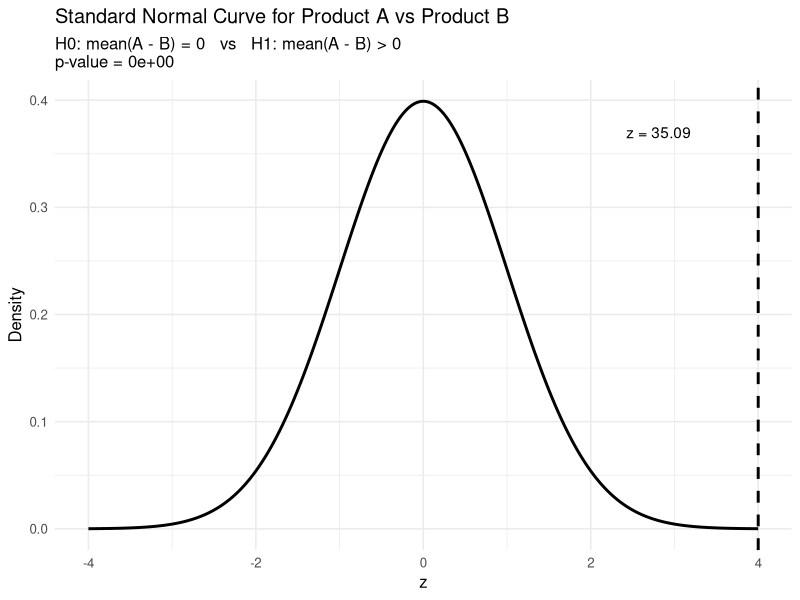

Generate this figure with R:
# Load packages
library(readxl)
library(dplyr)
library(ggplot2)

# ------------------------------------------------------------
# 1. LOAD THE DATA
# ------------------------------------------------------------

customer_data <- read_excel("./outputs/26-04-16-20/customer_data_cleaned.xlsx")

# Convert columns that should be numeric but may be stored as text
numeric_cols <- c(
  "Region", "Age", "Education Years", "Employment Years", "Household Size",
  "Household Income", "Number Pets", "umber Pets", "Home Owner", "Car Value",
  "Commute Distance", "Credit Card Tenure", "TV Watching Hours",
  "Coupon Redemption", "Brand Tenure Months", "Monthly Spend ProductA",
  "Cumulative Spend ProductA", "Monthly Spend ProductB", "Cumulative Spend ProductB",
  "Monthly Spend ProductC", "Cumulative Spend ProductC", "Total Avg Monthly Spend",
  "High Value Customer"
)

numeric_cols <- intersect(numeric_cols, names(customer_data))

safe_numeric <- function(x) {
  as.numeric(gsub("[^0-9.-]", "", as.character(x)))
}

customer_data[numeric_cols] <- lapply(customer_data[numeric_cols], safe_numeric)

theme_set(theme_minimal(base_size = 12))

# ------------------------------------------------------------
# 2. SET UP THE HYPOTHESIS TEST
# ------------------------------------------------------------
# We will compare Monthly Spend ProductA vs Monthly Spend ProductB
# for the SAME customers, so this is a paired mean difference setup.
#
# Define the difference:
#   diff = ProductA - ProductB
#
# Null hypothesis:
#   H0: mu_diff = 0
#
# Alternative hypothesis:
#   H1: mu_diff > 0
#
# In words:
#   The average monthly spend on Product A is greater than
#   the average monthly spend on Product B.

cat("Null hypothesis H0: mean(Product A - Product B) = 0\n")
cat("Alternative hypothesis H1: mean(Product A - Product B) > 0\n\n")

# ------------------------------------------------------------
# 3. KEEP ONLY THE COLUMNS WE NEED AND DROP MISSING VALUES
# ------------------------------------------------------------

analysis_data <- customer_data %>%
  select(`Monthly Spend ProductA`, `Monthly Spend ProductB`) %>%
  filter(!is.na(`Monthly Spend ProductA`), !is.na(`Monthly Spend ProductB`)) %>%
  mutate(
    diff = `Monthly Spend ProductA` - `Monthly Spend ProductB`
  )

# Quick check
head(analysis_data)

# ------------------------------------------------------------
# 4. CALCULATE SAMPLE STATISTICS
# ------------------------------------------------------------

n <- nrow(analysis_data)
mean_A <- mean(analysis_data$`Monthly Spend ProductA`)
mean_B <- mean(analysis_data$`Monthly Spend ProductB`)
mean_diff <- mean(analysis_data$diff)
sd_diff <- sd(analysis_data$diff)
SE <- sd_diff / sqrt(n)

cat("--- Sample Statistics ---\n")
cat("Sample size n: ", n, "\n")
cat("Mean Product A spend: ", round(mean_A, 2), "\n")
cat("Mean Product B spend: ", round(mean_B, 2), "\n")
cat("Mean difference (A - B): ", round(mean_diff, 2), "\n")
cat("SD of differences: ", round(sd_diff, 2), "\n")
cat("Standard error: ", round(SE, 4), "\n\n")

# ------------------------------------------------------------
# 5. CALCULATE THE TEST STATISTIC
# ------------------------------------------------------------
# For large n, using z is acceptable for a textbook-style normal curve example:
#
#   z = (mean_diff - 0) / (sd_diff / sqrt(n))

z_calc <- mean_diff / SE

# Right-tailed p-value because H1 is mu_diff > 0
p_value <- 1 - pnorm(z_calc)

cat("--- Hypothesis Test Results ---\n")
cat("z statistic: ", round(z_calc, 4), "\n")
cat("p-value: ", format(p_value, scientific = TRUE), "\n\n")

# ------------------------------------------------------------
# 6. MAKE A DECISION AT ALPHA = 0.05
# ------------------------------------------------------------

alpha <- 0.05

if (p_value < alpha) {
  cat("Decision: Reject H0\n")
  cat("Conclusion: There is enough evidence to conclude that\n")
  cat("average monthly spend on Product A is greater than Product B.\n\n")
} else {
  cat("Decision: Fail to reject H0\n")
  cat("Conclusion: There is not enough evidence to conclude that\n")
  cat("average monthly spend on Product A is greater than Product B.\n\n")
}

# ------------------------------------------------------------
# 7. OPTIONAL SANITY CHECK WITH A PAIRED t-TEST
# ------------------------------------------------------------
# This is statistically more standard for paired data.
# With a large sample, its conclusion should be close to the z-test.

tt <- t.test(
  analysis_data$`Monthly Spend ProductA`,
  analysis_data$`Monthly Spend ProductB`,
  paired = TRUE,
  alternative = "greater"
)

cat("--- Paired t-test Sanity Check ---\n")
print(tt)
cat("\n")

# ------------------------------------------------------------
# 8. DRAW THE STANDARD NORMAL CURVE
# ------------------------------------------------------------
# We want the plot to actually show up, so we assign it to p and print(p).
# If z_calc is outside [-4, 4], we cap the plotted line at 4 so the graph
# still looks like a textbook normal curve.

x_vals <- seq(-4, 4, length.out = 2000)

curve_data <- data.frame(
  x = x_vals,
  y = dnorm(x_vals)
)

# Cap the plotted z position so the line stays on the visible graph
z_plot <- max(min(z_calc, 4), -4)

# Shade the right-tail region for the p-value
shade_data <- curve_data %>%
  filter(x >= z_plot)

p <- ggplot(curve_data, aes(x = x, y = y)) +
  geom_line(linewidth = 1) +
  geom_area(data = shade_data, aes(x = x, y = y), alpha = 0.35) +
  geom_vline(xintercept = z_plot, linetype = "dashed", linewidth = 1) +
  annotate(
    "text",
    x = ifelse(z_plot > 3.2, 3.2, z_plot),
    y = 0.37,
    label = paste0("z = ", round(z_calc, 2)),
    hjust = ifelse(z_plot > 3.2, 1, 0)
  ) +
  labs(
    title = "Standard Normal Curve for Product A vs Product B",
    subtitle = paste0(
      "H0: mean(A - B) = 0   vs   H1: mean(A - B) > 0\n",
      "p-value = ", format(p_value, scientific = TRUE)
    ),
    x = "z",
    y = "Density"
  )

print(p)

# ------------------------------------------------------------
# 9. TEXTBOOK-STYLE WRITTEN INTERPRETATION
# ------------------------------------------------------------

cat("--- Textbook-style writeup ---\n")
cat(
  paste0(
    "For our test statistic z_calc = ", round(z_calc, 3),
    ", the p-value is ", format(p_value, scientific = TRUE), ".\n"
  )
)

if (p_value < alpha) {
  cat(
    paste0(
      "Since the p-value is less than alpha = ", alpha,
      ", we reject H0.\n",
      "There is sufficient evidence to conclude that average monthly spend on Product A\n",
      "is greater than average monthly spend on Product B.\n"
    )
  )
} else {
  cat(
    paste0(
      "Since the p-value is greater than alpha = ", alpha,
      ", we fail to reject H0.\n",
      "There is not sufficient evidence to conclude that average monthly spend on Product A\n",
      "is greater than average monthly spend on Product B.\n"
    )
  )
}
